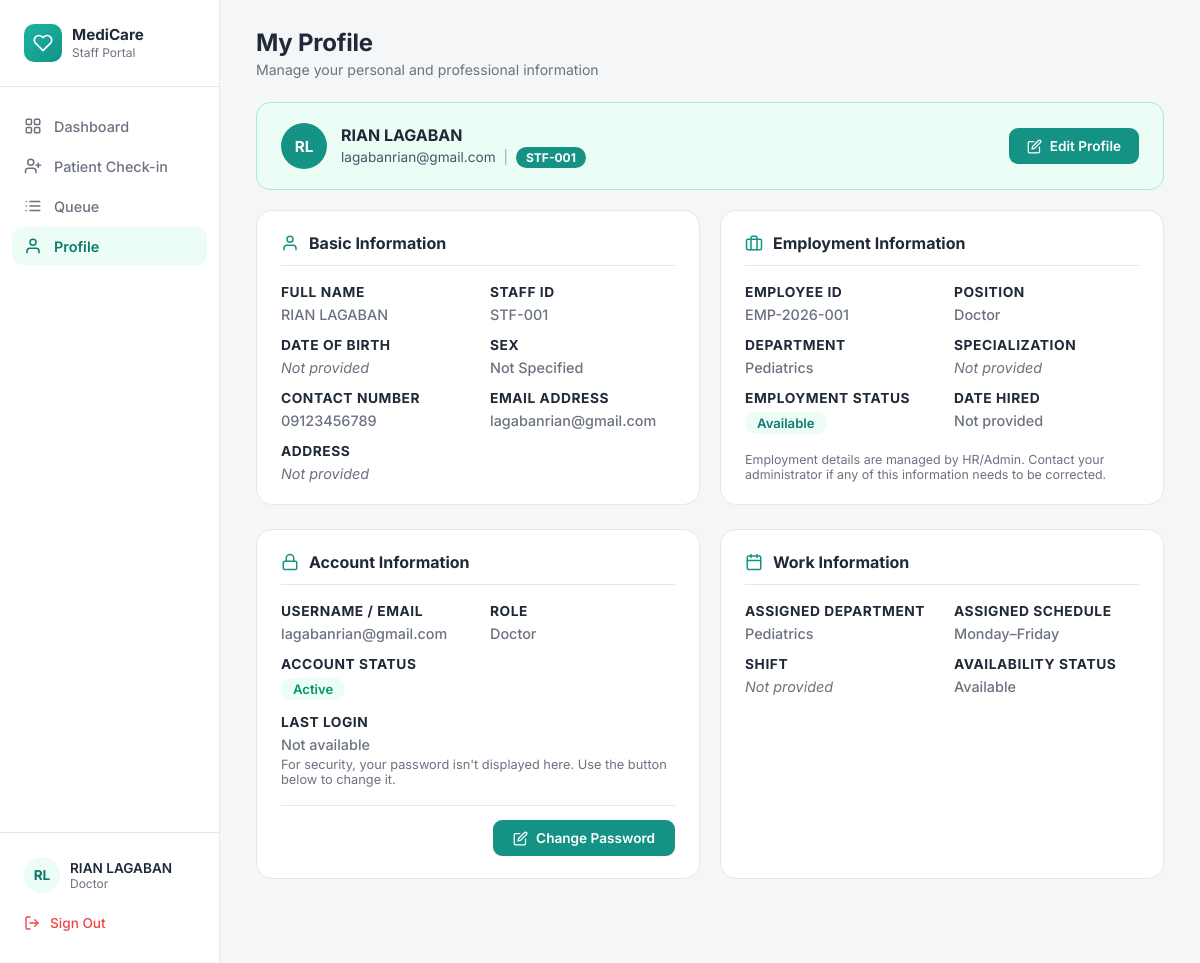
The page /staff/staff_profile.php (signed in) on the database its author committed.
### tables this page shows
CREATE TABLE IF NOT EXISTS `staff` (
  `StaffID` int NOT NULL AUTO_INCREMENT,
  `UserID` int NOT NULL,
  `DepartmentID` int NOT NULL,
  `StaffRole` varchar(50) NOT NULL,
  `Suffix` varchar(20) DEFAULT NULL,
  `Specialization` varchar(100) DEFAULT NULL,
  `AvailabilityStatus` varchar(50) NOT NULL DEFAULT 'Available',
  `DateHired` date DEFAULT NULL,
  `ScheduleStart` time DEFAULT NULL,
  `ScheduleEnd` time DEFAULT NULL,
  `AssignedDays` varchar(100) DEFAULT NULL,
  `AssignedResponsibilities` text,
  `CreatedAt` datetime NOT NULL DEFAULT CURRENT_TIMESTAMP,
  `UpdatedAt` datetime NOT NULL DEFAULT CURRENT_TIMESTAMP ON UPDATE CURRENT_TIMESTAMP,
  PRIMARY KEY (`StaffID`),
  KEY `FK_Staff_Users` (`UserID`),
  KEY `FK_Staff_Departments` (`DepartmentID`)
);

CREATE TABLE IF NOT EXISTS `users` (
  `UserID` int NOT NULL AUTO_INCREMENT,
  `RoleID` int NOT NULL,
  `FirstName` varchar(100) NOT NULL,
  `MiddleName` varchar(100) DEFAULT NULL,
  `LastName` varchar(100) NOT NULL,
  `Email` varchar(191) NOT NULL,
  `Password` varchar(255) NOT NULL,
  `Sex` varchar(13) NOT NULL,
  `DateOfBirth` date DEFAULT NULL,
  `ContactNumber` varchar(20) DEFAULT NULL,
  `Address` text,
  `Status` varchar(50) NOT NULL DEFAULT 'Active',
  `CreatedAt` datetime NOT NULL DEFAULT CURRENT_TIMESTAMP,
  `FailedAttempts` int DEFAULT '0',
  `LockUntil` datetime DEFAULT NULL,
  `ResetToken` varchar(255) DEFAULT NULL,
  `TokenExpiry` datetime DEFAULT NULL,
  `ProfilePhoto` varchar(255) DEFAULT NULL,
  `LastLogin` datetime DEFAULT NULL,
  `ReminderPreference` varchar(20) DEFAULT 'email',
  `ReceiveReminders` tinyint(1) DEFAULT '1',
  PRIMARY KEY (`UserID`),
  UNIQUE KEY `Email` (`Email`),
  KEY `FK_Users_Roles` (`RoleID`)
);

CREATE TABLE IF NOT EXISTS `departments` (
  `DepartmentID` int NOT NULL AUTO_INCREMENT,
  `DepartmentName` varchar(100) NOT NULL,
  PRIMARY KEY (`DepartmentID`),
  UNIQUE KEY `DepartmentName` (`DepartmentName`)
);

### staff/staff_profile.php (the view, shortened to what this page needs)
<?php
require_once __DIR__ . '/../includes/db.php';
$userId = (int) $_SESSION['UserID'];
$staffStmt = mysqli_prepare(
    $conn,
    "SELECT s.StaffID, s.DepartmentID, s.StaffRole, s.Specialization,
            s.ScheduleStart, s.ScheduleEnd, s.AvailabilityStatus,
            d.DepartmentName,
            u.UserID, u.FirstName, u.MiddleName, u.LastName, u.Email,
            u.Sex, u.DateOfBirth, u.ContactNumber, u.Address,
            u.ProfilePhoto, u.LastLogin, u.Status AS AccountStatus
     FROM staff s
     INNER JOIN users u ON s.UserID = u.UserID
     INNER JOIN departments d ON s.DepartmentID = d.DepartmentID
     WHERE s.UserID = ?
     LIMIT 1"
);
mysqli_stmt_bind_param($staffStmt, 'i', $userId);
mysqli_stmt_execute($staffStmt);
$staffResult = mysqli_stmt_get_result($staffStmt);
$staff = mysqli_fetch_assoc($staffResult);
$initials = strtoupper(substr($staff['FirstName'], 0, 1) . substr($staff['LastName'], 0, 1));
$displayName = trim($staff['FirstName'] . ' ' . $staff['LastName']);
$staffIdFormatted = 'STF-' . str_pad($staff['StaffID'], 3, '0', STR_PAD_LEFT);
$employeeIdFormatted = 'EMP-' . date('Y') . '-' . str_pad($staff['StaffID'], 3, '0', STR_PAD_LEFT);
$dobDisplay = !empty($staff['DateOfBirth'])
    ? (new DateTime($staff['DateOfBirth']))->format('F j, Y')
    : '';
$dateHiredDisplay = 'Not provided';
$lastLoginDisplay = !empty($staff['LastLogin'])
    ? (new DateTime($staff['LastLogin']))->format('F j, Y, g:i A')
    : 'Not available';
$employmentStatus = !empty($staff['AvailabilityStatus']) ? $staff['AvailabilityStatus'] : 'Active';
$accountStatus = !empty($staff['AccountStatus']) ? $staff['AccountStatus'] : 'Active';
function field($value, $fallback = 'Not provided') {
    $value = trim((string) $value);
    if ($value !== '') {
        return htmlspecialchars($value);
    }
    return '<span class="pinfo-empty">' . htmlspecialchars($fallback) . '</span>';
}
$personalEditOpen = false;
$accountEditOpen = false;
$scheduleStart = $staff['ScheduleStart'] ? date('h:i A', strtotime($staff['ScheduleStart'])) : '';
$scheduleEnd = $staff['ScheduleEnd'] ? date('h:i A', strtotime($staff['ScheduleEnd'])) : '';
$scheduleDisplay = ($staff['ScheduleStart'] && $staff['ScheduleEnd'])
    ? $scheduleStart . ' – ' . $scheduleEnd
    : '';
?>
<!DOCTYPE html>
<html lang="en">
<head>
<link rel="stylesheet" href="../assets/css/staff/staff_dashboard.css">
</head>
<body>
<div class="app">
  <aside class="sidebar">
    <div class="sidebar-brand">
      <div class="brand-icon">
        <svg viewBox="0 0 24 24" fill="none" stroke="currentColor" stroke-width="2" stroke-linecap="round" stroke-linejoin="round"><path d="M20.84 4.61a5.5 5.5 0 0 0-7.78 0L12 5.67l-1.06-1.06a5.5 5.5 0 0 0-7.78 7.78l1.06 1.06L12 21.23l7.78-7.78 1.06-1.06a5.5 5.5 0 0 0 0-7.78z"/></svg>
      </div>
      <div class="brand-text">
        <div class="brand-title">MediCare</div>
        <div class="brand-sub">Staff Portal</div>
      </div>
    </div>
    <ul class="nav-list">
      <li class="nav-item">
        <a href="staff_dashboard.php" style="text-decoration:none;color:inherit;display:flex;align-items:center;gap:12px;">
          Dashboard
        </a>
      </li>
      <li class="nav-item">
        <a href="checkin_patient.php" style="text-decoration:none;color:inherit;display:flex;align-items:center;gap:12px;">
          <svg viewBox="0 0 24 24" fill="none" stroke="currentColor" stroke-width="2" stroke-linecap="round" stroke-linejoin="round"><path d="M16 21v-2a4 4 0 0 0-4-4H6a4 4 0 0 0-4 4v2"/><circle cx="9" cy="7" r="4"/><line x1="19" y1="8" x2="19" y2="14"/><line x1="16" y1="11" x2="22" y2="11"/></svg>
          Patient Check-in
        </a>
      </li>
      <li class="nav-item">
        <a href="queue.php" style="text-decoration:none;color:inherit;display:flex;align-items:center;gap:12px;">
          <svg viewBox="0 0 24 24" fill="none" stroke="currentColor" stroke-width="2" stroke-linecap="round" stroke-linejoin="round"><path d="M8 6h13M8 12h13M8 18h13M3 6h.01M3 12h.01M3 18h.01"/></svg>
          Queue
        </a>
      </li>
      <li class="nav-item active">
        <a href="staff_profile.php" style="text-decoration:none;color:inherit;display:flex;align-items:center;gap:12px;">
          <svg viewBox="0 0 24 24" fill="none" stroke="currentColor" stroke-width="2" stroke-linecap="round" stroke-linejoin="round"><path d="M20 21v-2a4 4 0 0 0-4-4H8a4 4 0 0 0-4 4v2"/><circle cx="12" cy="7" r="4"/></svg>
          Profile
        </a>
      </li>
    </ul>
    <div class="sidebar-footer">
      <div class="sidebar-user">
        <?php if (!empty($staff['ProfilePhoto'])): ?>
        <div class="user-avatar"><img src="../<?php echo htmlspecialchars($staff['ProfilePhoto']); ?>" alt="Photo" style="width:36px;height:36px;border-radius:50%;object-fit:cover;"></div>
        <?php else: ?>
        <div class="user-avatar"><?php echo htmlspecialchars($initials); ?></div>
        <?php endif; ?>
        <div>
          <div class="user-name"><?php echo htmlspecialchars($displayName); ?></div>
          <div class="user-role"><?php echo htmlspecialchars($staff['StaffRole']); ?></div>
        </div>
      </div>
      <a class="sign-out" href="../auth/logout.php" onclick="return confirm('Are you sure you want to sign out?');">
        <svg viewBox="0 0 24 24" fill="none" stroke="currentColor" stroke-width="2" stroke-linecap="round" stroke-linejoin="round"><path d="M9 21H5a2 2 0 0 1-2-2V5a2 2 0 0 1 2-2h4"/><polyline points="16 17 21 12 16 7"/><line x1="21" y1="12" x2="9" y2="12"/></svg>
        Sign Out
      </a>
    </div>
  </aside>
  <main class="main">
    <div class="page-header">
      <h1>My Profile</h1>
      <p>Manage your personal and professional information</p>
    </div>
    <div class="profile-banner">
      <div class="profile-banner-info">
        <div class="avatar-upload-wrapper" id="avatarArea">
          <?php if (!empty($staff['ProfilePhoto'])): ?>
          <img class="profile-avatar profile-avatar-photo" id="avatarImg" src="../<?php echo htmlspecialchars($staff['ProfilePhoto']); ?>" alt="Photo">
          <?php else: ?>
          <div class="profile-avatar" id="avatarImg"><?php echo htmlspecialchars($initials); ?></div>
          <?php endif; ?>
        </div>
        <div>
          <div class="profile-banner-name"><?php echo htmlspecialchars($displayName); ?></div>
          <div class="profile-banner-meta">
            <?php echo htmlspecialchars($staff['Email']); ?>
            <span class="sep">|</span>
            <span class="id-pill"><?php echo htmlspecialchars($staffIdFormatted); ?></span>
          </div>
        </div>
      </div>
      <button class="btn-edit-profile" type="button" onclick="togglePersonalEdit(true)">
        <svg viewBox="0 0 24 24" fill="none" stroke="currentColor" stroke-width="2" stroke-linecap="round" stroke-linejoin="round"><path d="M11 4H4a2 2 0 0 0-2 2v14a2 2 0 0 0 2 2h14a2 2 0 0 0 2-2v-7"/><path d="M18.5 2.5a2.12 2.12 0 0 1 3 3L12 15l-4 1 1-4z"/></svg>
        Edit Profile
      </button>
    </div>
    <div class="profile-columns" id="profile-readonly" style="display:<?php echo $personalEditOpen ? 'none' : 'grid'; ?>;">
      <div class="profile-card">
        <div class="pcard-title">
          <svg viewBox="0 0 24 24" fill="none" stroke="currentColor" stroke-width="2" stroke-linecap="round" stroke-linejoin="round"><path d="M20 21v-2a4 4 0 0 0-4-4H8a4 4 0 0 0-4 4v2"/><circle cx="12" cy="7" r="4"/></svg>
          Basic Information
        </div>
        <div class="pinfo-grid">
          <div class="pinfo-item">
            <div class="pinfo-label">Full Name</div>
            <div class="pinfo-value"><?php echo field($displayName); ?></div>
          </div>
          <div class="pinfo-item">
            <div class="pinfo-label">Staff ID</div>
            <div class="pinfo-value"><?php echo htmlspecialchars($staffIdFormatted); ?></div>
          </div>
          <div class="pinfo-item">
            <div class="pinfo-label">Date of Birth</div>
            <div class="pinfo-value"><?php echo field($dobDisplay); ?></div>
          </div>
          <div class="pinfo-item">
            <div class="pinfo-label">Sex</div>
            <div class="pinfo-value"><?php echo field($staff['Sex']); ?></div>
          </div>
          <div class="pinfo-item">
            <div class="pinfo-label">Contact Number</div>
            <div class="pinfo-value"><?php echo field($staff['ContactNumber']); ?></div>
          </div>
          <div class="pinfo-item">
            <div class="pinfo-label">Email Address</div>
            <div class="pinfo-value"><?php echo field($staff['Email']); ?></div>
          </div>
          <div class="pinfo-item full-width">
            <div class="pinfo-label">Address</div>
            <div class="pinfo-value"><?php echo field($staff['Address']); ?></div>
          </div>
        </div>
      </div>
      <div class="profile-card">
        <div class="pcard-title">
          <svg viewBox="0 0 24 24" fill="none" stroke="currentColor" stroke-width="2" stroke-linecap="round" stroke-linejoin="round"><rect x="2" y="7" width="20" height="14" rx="2" ry="2"/><path d="M16 21V5a2 2 0 0 0-2-2h-4a2 2 0 0 0-2 2v16"/></svg>
          Employment Information
        </div>
        <div class="pinfo-grid">
          <div class="pinfo-item">
            <div class="pinfo-label">Employee ID</div>
            <div class="pinfo-value"><?php echo htmlspecialchars($employeeIdFormatted); ?></div>
          </div>
          <div class="pinfo-item">
            <div class="pinfo-label">Position</div>
            <div class="pinfo-value"><?php echo htmlspecialchars($staff['StaffRole']); ?></div>
          </div>
          <div class="pinfo-item">
            <div class="pinfo-label">Department</div>
            <div class="pinfo-value"><?php echo htmlspecialchars($staff['DepartmentName']); ?></div>
          </div>
          <div class="pinfo-item">
            <div class="pinfo-label">Specialization</div>
            <div class="pinfo-value"><?php echo field($staff['Specialization']); ?></div>
          </div>
          <div class="pinfo-item">
            <div class="pinfo-label">Employment Status</div>
            <div class="pinfo-value">
              <?php if (strcasecmp($employmentStatus, 'Active') === 0): ?>
              <span class="chip green"><?php echo htmlspecialchars($employmentStatus); ?></span>
              <?php else: ?>
              <span class="chip"><?php echo htmlspecialchars($employmentStatus); ?></span>
              <?php endif; ?>
            </div>
          </div>
          <div class="pinfo-item">
            <div class="pinfo-label">Date Hired</div>
            <div class="pinfo-value"><?php echo field($dateHiredDisplay); ?></div>
          </div>
        </div>
        <p style="margin-top:auto;padding-top:16px;font-size:0.78rem;color:var(--color-ink-soft);">
          Employment details are managed by HR/Admin. Contact your administrator if any of this information needs to be corrected.
        </p>
      </div>
    </div>
    <div class="profile-columns">
      <div>
        <div class="profile-card" id="account-readonly" style="display:<?php echo $accountEditOpen ? 'none' : 'block'; ?>;">
          <div class="pcard-title">
            <svg viewBox="0 0 24 24" fill="none" stroke="currentColor" stroke-width="2" stroke-linecap="round" stroke-linejoin="round"><rect x="3" y="11" width="18" height="11" rx="2" ry="2"/><path d="M7 11V7a5 5 0 0 1 10 0v4"/></svg>
            Account Information
          </div>
          <div class="pinfo-grid">
            <div class="pinfo-item">
              <div class="pinfo-label">Username / Email</div>
              <div class="pinfo-value"><?php echo htmlspecialchars($staff['Email']); ?></div>
            </div>
            <div class="pinfo-item">
              <div class="pinfo-label">Role</div>
              <div class="pinfo-value"><?php echo htmlspecialchars($staff['StaffRole']); ?></div>
            </div>
            <div class="pinfo-item full-width">
              <div class="pinfo-label">Account Status</div>
              <div class="pinfo-value">
                <?php if (strcasecmp($accountStatus, 'Active') === 0): ?>
                <span class="chip green"><?php echo htmlspecialchars($accountStatus); ?></span>
                <?php else: ?>
                <span class="chip red"><?php echo htmlspecialchars($accountStatus); ?></span>
                <?php endif; ?>
              </div>
            </div>
            <div class="pinfo-item full-width">
              <div class="pinfo-label">Last Login</div>
              <div class="pinfo-value"><?php echo htmlspecialchars($lastLoginDisplay); ?></div>
            </div>
          </div>
          <p class="pinfo-hint">For security, your password isn't displayed here. Use the button below to change it.</p>
          <div class="action-bar">
            <button class="btn-edit" type="button" onclick="toggleAccountEdit(true)" style="background:var(--color-primary);color:#fff;border:none;padding:10px 20px;border-radius:9px;font-family:var(--font-family);font-size:0.85rem;font-weight:600;cursor:pointer;display:inline-flex;align-items:center;gap:8px;">
              <svg viewBox="0 0 24 24" width="15" height="15" fill="none" stroke="currentColor" stroke-width="2" stroke-linecap="round" stroke-linejoin="round"><path d="M11 4H4a2 2 0 0 0-2 2v14a2 2 0 0 0 2 2h14a2 2 0 0 0 2-2v-7"/><path d="M18.5 2.5a2.12 2.12 0 0 1 3 3L12 15l-4 1 1-4z"/></svg>
              Change Password
            </button>
          </div>
        </div>
      </div>
      <div class="profile-card">
        <div class="pcard-title">
          <svg viewBox="0 0 24 24" fill="none" stroke="currentColor" stroke-width="2" stroke-linecap="round" stroke-linejoin="round"><rect x="3" y="4" width="18" height="18" rx="2"/><path d="M16 2v4M8 2v4M3 10h18"/></svg>
          Work Information
        </div>
        <div class="pinfo-grid">
          <div class="pinfo-item">
            <div class="pinfo-label">Assigned Department</div>
            <div class="pinfo-value"><?php echo htmlspecialchars($staff['DepartmentName']); ?></div>
          </div>
          <div class="pinfo-item">
            <div class="pinfo-label">Assigned Schedule</div>
            <div class="pinfo-value">Monday–Friday</div>
          </div>
          <div class="pinfo-item">
            <div class="pinfo-label">Shift</div>
            <div class="pinfo-value"><?php echo field($scheduleDisplay); ?></div>
          </div>
          <div class="pinfo-item">
            <div class="pinfo-label">Availability Status</div>
            <div class="pinfo-value"><?php echo field($staff['AvailabilityStatus']); ?></div>
          </div>
        </div>
      </div>
    </div>
  </main>
</div>
</body>
</html>

### rows shown on the page
staff: UserID.LastName "RL", UserID.LastName "RIAN LAGABAN", StaffRole "Doctor", UserID.Email "lagabanrian@gmail.com", StaffID "STF-001", UserID.Sex "Not Specified", UserID.ContactNumber "09123456789", StaffID "EMP-2026-001", DepartmentID.DepartmentName "Pediatrics", AvailabilityStatus "Available", UserID.Status "Active", UserID.LastLogin "Not available"

### other values the page prints
$fallback "Not provided Not provided Not provided Not provided"
field($dateHiredDisplay) "Not provided"
